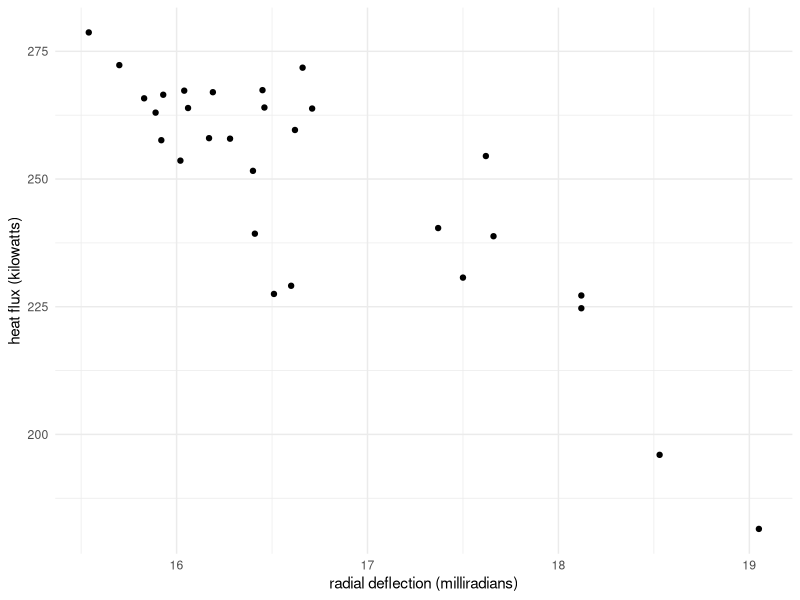

This chart was generated by the following R code:
## ---- chunk 1
knitr::opts_chunk$set(echo = TRUE)
library(dplyr)
library(ggplot2)
## ---- chunk 2
data_path = "/Users/elizabethnemeti/Documents/GitHub/BIOS507-Coursework/Homeworks/Homework-2/"
data_file <- file.path(data_path, "solar.txt")
solar_data <- read.table("solar.txt", header = TRUE, sep = "") # need to add sep"" so we get individual columns
## ---- chunk 3
summary(solar_data)
## ---- chunk 4
solar_data_scatterplot <- ggplot(
  solar_data, 
  aes(x = x4, y = y)) +
  geom_point() +
  theme_minimal() +
  xlab("radial deflection (milliradians)") +
  ylab("heat flux (kilowatts)")
solar_data_scatterplot
## ---- chunk 5
solar_model <- lm(y ~ x4, data = solar_data)
summary(solar_model)
## ---- chunk 6
anova(solar_model)
## ---- chunk 7
# R2 = SSreg/SStotal
R2 = 10578.7/14681.9
R2
## ---- chunk 8
# t = ß1hat/standard error of ß1hat
t = -21.402/2.565
t
# -8.34386 matches our t value (-8.343) from the summary table
## ---- chunk 9
# t-test with R
qt(0.025, df = 27, lower.tail = FALSE)
## ---- chunk 10
qt(0.005, df = 27, lower.tail = FALSE)
## ---- chunk 11
# ß1hat +- critical value * SE(ß1hat)
upper_bound = -21.402 + 2.770683*2.565
upper_bound

lower_bound = -21.402 - 2.770683*2.565
lower_bound
## ---- chunk 12
# Yhat = ß0hat + ß1hat * X4
Yhat = 607.103 + (-21.402 * 16.5)
Yhat
## ---- chunk 13
x4_mean = mean(solar_data$x4)
x4_mean

SS = sum((solar_data$x4 - x4_mean)^2)
SS

SE = 12.33 * sqrt((1/29) + ((16.5 - x4_mean)^2 / SS))
SE

critical_value = qt(0.025, df = 27, lower.tail = FALSE)
critical_value

upper_bound = Yhat + (critical_value * SE)
upper_bound
lower_bound = Yhat - (critical_value * SE)
lower_bound
## ---- chunk 14
SE_predicted = 12.33 * sqrt(1 + (1/29) + ((16.5 - x4_mean)^2 / SS))

upper_prediction = Yhat + (critical_value * SE_predicted)
upper_prediction
lower_prediction = Yhat - (critical_value * SE_predicted)
lower_prediction
